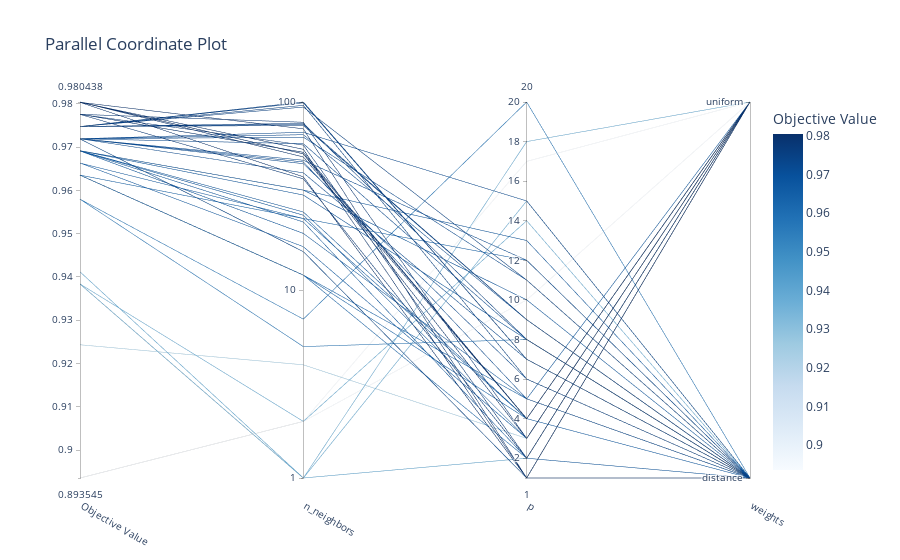

Notebook code cell kept with this figure:
### Markdown cell above
Есть некая корреляция между параметром p и количество учитываемых соседей

### Code cell
plot_parallel_coordinate(search.study).show()
